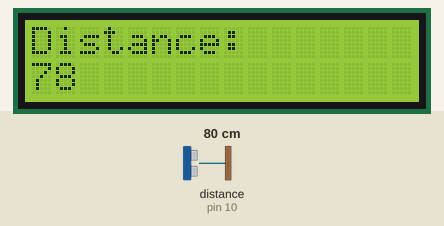
Simulated run of this sketch. Board: Arduino Uno, built with avr-gcc and run on an emulated ATmega328P. Shown: 16×2 character LCD. Wiring (inferred from the names in the program): ultrasonic range finder: trigger pin 9; echo pin 10. The test bench sets the inputs (shaded band); at power-on: distance to the obstacle (sensor on pin 10) 80 cm. The echo pulse lasts 58.3 µs per cm.

Above: at 1.2 s.
1.3 s: distance to the obstacle (sensor on pin 10) set to 2 cm
At 1.9 s:
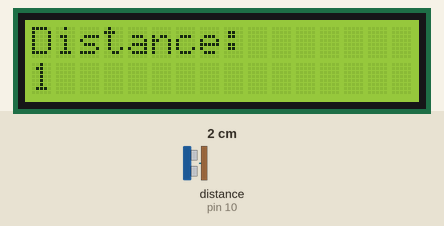
4.3 s: distance to the obstacle (sensor on pin 10) set to 4 cm
At 4.73 s:
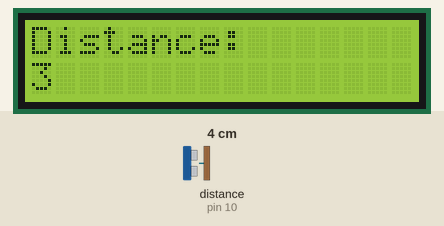
6.0 s: distance to the obstacle (sensor on pin 10) set to 9 cm
At 6.35 s:
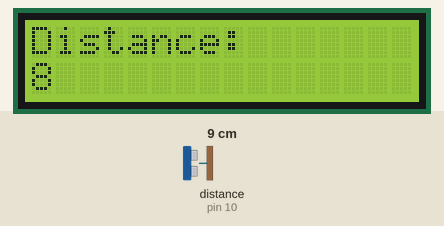
Timing chart, 0 to 9.0 s (numbered marks = the images above; inputs shaded):
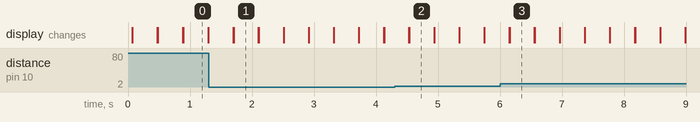

The sketch:

Print_distance_on_display.ino
```cpp
#include<LiquidCrystal.h>

const int RSPin = 12;
const int EPin = 11;
const int D4Pin = 5;
const int D5Pin = 4;
const int D6Pin = 3;
const int D7Pin = 2;

const int trigPin = 9;
const int echoPin = 10;

long duration;
long distance;


LiquidCrystal lcd (RSPin , EPin, D4Pin , D5Pin , D6Pin, D7Pin);


void setup() {

 lcd.begin( 16 , 2); // 16 columns 2 rows
 pinMode(trigPin, OUTPUT);
 pinMode(echoPin, INPUT);
 Serial.begin(9600);
}

void loop() {

  digitalWrite(trigPin, LOW);
  delayMicroseconds(2);
  digitalWrite(trigPin, HIGH); // emite sunetul 10 secunde
  delayMicroseconds(10);
  digitalWrite(trigPin, LOW); // opreste sunetul

  duration = pulseIn(echoPin, HIGH); // receptioneaza
  distance = duration * 0.034 /2.0;


  lcd.print("Distance: ");
  lcd.setCursor( 0 , 1); // setez sa inceapa pe randul 0, coloana 1
  lcd.print(distance);
  lcd.setCursor(0,0); // setez sa inceapa pe randul 0 , coloana 0

  delay(400); // sa ramana 0,4 secunde afisat, dupa face clear
  lcd.clear();


}
```

Measured:
- after the input at 1.3 s, the display: first differs from a run without the input after 0.40 s (image 1)
- after the input at 4.3 s, the display: first differs from a run without the input after 0.23 s (image 2)
- after the input at 6.0 s, the display: first differs from a run without the input after 0.15 s (image 3)
- what the display in image 0 shows lasts 0.4 s, from 0.9 s to 1.3 s
